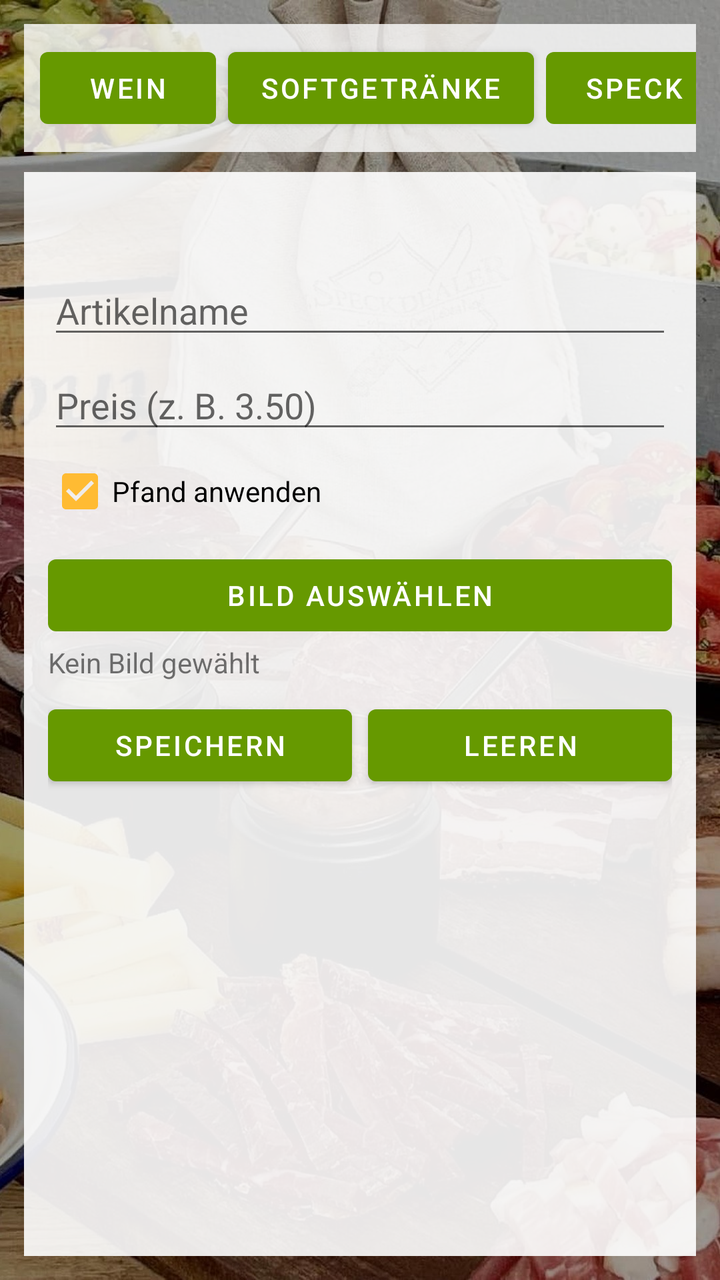
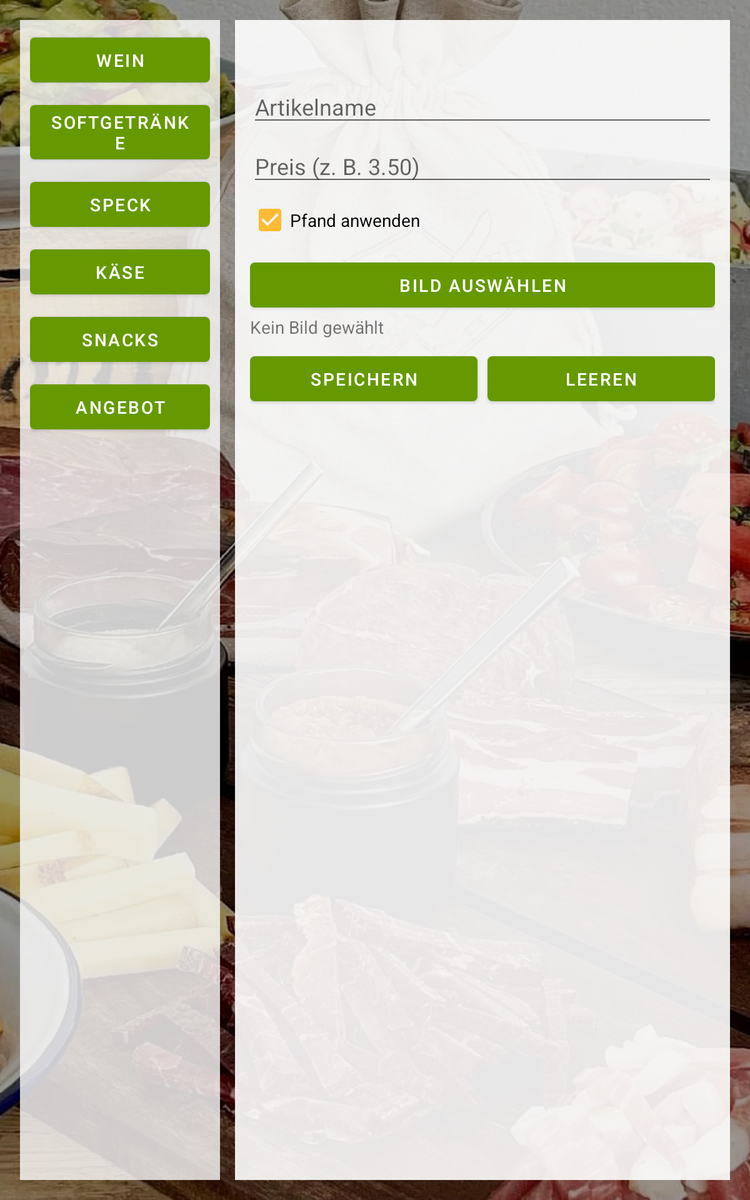

First picture: res/layout/ on a phone held upright. Second picture: the repository's own variant of that layout, on a device whose configuration matches the variant's folder. Source for both follows.
<!-- AndroidManifest.xml: application theme Theme.SpeckdealerApp -->
<!-- res/layout/activity_article_management.xml -->
<?xml version="1.0" encoding="utf-8"?>
<LinearLayout xmlns:android="http://schemas.android.com/apk/res/android"
	android:layout_width="match_parent"
	android:layout_height="match_parent"
	android:background="@drawable/app_background"
	android:orientation="vertical"
	android:padding="12dp">

	<HorizontalScrollView
		android:layout_width="match_parent"
		android:layout_height="wrap_content"
		android:fillViewport="true"
		android:scrollbars="none">

		<LinearLayout
			android:layout_width="wrap_content"
			android:layout_height="wrap_content"
			android:orientation="horizontal"
			android:padding="8dp"
			android:background="#CCFFFFFF">

			<Button
				android:id="@+id/categoryWeinButton"
				android:layout_width="wrap_content"
				android:layout_height="wrap_content"
				android:text="Wein" />

			<Button
				android:id="@+id/categorySoftButton"
				android:layout_width="wrap_content"
				android:layout_height="wrap_content"
				android:layout_marginStart="6dp"
				android:text="Softgetränke" />

			<Button
				android:id="@+id/categorySpeckButton"
				android:layout_width="wrap_content"
				android:layout_height="wrap_content"
				android:layout_marginStart="6dp"
				android:text="Speck" />

			<Button
				android:id="@+id/categoryKaeseButton"
				android:layout_width="wrap_content"
				android:layout_height="wrap_content"
				android:layout_marginStart="6dp"
				android:text="Käse" />

			<Button
				android:id="@+id/categorySnacksButton"
				android:layout_width="wrap_content"
				android:layout_height="wrap_content"
				android:layout_marginStart="6dp"
				android:text="Snacks" />

			<Button
				android:id="@+id/categoryAngebotButton"
				android:layout_width="wrap_content"
				android:layout_height="wrap_content"
				android:layout_marginStart="6dp"
				android:text="Angebot" />

		</LinearLayout>
	</HorizontalScrollView>

	<LinearLayout
		android:layout_width="match_parent"
		android:layout_height="0dp"
		android:layout_marginTop="10dp"
		android:layout_weight="1"
		android:background="#E6FFFFFF"
		android:orientation="vertical"
		android:padding="12dp">

		<androidx.core.widget.NestedScrollView
			android:layout_width="match_parent"
			android:layout_height="match_parent"
			android:fillViewport="true">

			<LinearLayout
				android:layout_width="match_parent"
				android:layout_height="wrap_content"
				android:orientation="vertical">

				<TextView
					android:id="@+id/selectedCategoryTitle"
					android:layout_width="match_parent"
					android:layout_height="wrap_content"
					android:textStyle="bold" />

				<androidx.recyclerview.widget.RecyclerView
					android:id="@+id/articleRecyclerView"
					android:layout_width="match_parent"
					android:layout_height="wrap_content"
					android:layout_marginTop="8dp"
					android:nestedScrollingEnabled="false" />

				<EditText
					android:id="@+id/articleNameInput"
					android:layout_width="match_parent"
					android:layout_height="wrap_content"
					android:layout_marginTop="8dp"
					android:hint="Artikelname" />

				<EditText
						android:id="@+id/articlePriceInput"
						android:layout_width="match_parent"
						android:layout_height="wrap_content"
						android:layout_marginTop="6dp"
						android:hint="Preis (z. B. 3.50)"
						android:inputType="numberDecimal" />

					<TextView
						android:id="@+id/weightPriceHint"
						android:layout_width="match_parent"
						android:layout_height="wrap_content"
						android:layout_marginTop="6dp"
						android:background="#FFF9C4"
						android:padding="8dp"
						android:text="⚖️ Preis wird beim Verkauf nach Gewicht eingegeben"
						android:textSize="13sp"
						android:visibility="gone" />

				<LinearLayout
					android:id="@+id/wineOptionsContainer"
					android:layout_width="match_parent"
					android:layout_height="wrap_content"
					android:orientation="vertical"
					android:visibility="gone">

					<CheckBox
						android:id="@+id/wineGlassDepositCheckbox"
						android:layout_width="match_parent"
						android:layout_height="wrap_content"
						android:text="Glaspfand anwenden" />

					<CheckBox
						android:id="@+id/wineBottleDepositCheckbox"
						android:layout_width="match_parent"
						android:layout_height="wrap_content"
						android:text="Flaschenpfand anwenden" />

				</LinearLayout>

				<CheckBox
					android:id="@+id/depositApplicableCheckbox"
					android:layout_width="match_parent"
					android:layout_height="wrap_content"
					android:checked="true"
					android:text="Pfand anwenden" />

				<CheckBox
					android:id="@+id/glassDepositOptionalCheckbox"
					android:layout_width="match_parent"
					android:layout_height="wrap_content"
					android:text="Glaspfand (statt Flaschenpfand)"
					android:visibility="gone" />

				
				<LinearLayout
					android:id="@+id/snackSizeContainer"
					android:layout_width="match_parent"
					android:layout_height="wrap_content"
					android:orientation="vertical"
					android:visibility="gone">

					<TextView
						android:layout_width="match_parent"
						android:layout_height="wrap_content"
						android:id="@+id/snackSizeLabel"
						android:text="Teller-Größen"
						android:textStyle="bold"
						android:paddingTop="8dp"
						android:paddingBottom="4dp" />

					<CheckBox
						android:id="@+id/hasLargeCheckbox"
						android:layout_width="match_parent"
						android:layout_height="wrap_content"
						android:text="Groß verfügbar" />

					<EditText
						android:id="@+id/largePriceInput"
						android:layout_width="match_parent"
						android:layout_height="wrap_content"
						android:layout_marginStart="16dp"
						android:hint="Preis Groß (z. B. 8.50)"
						android:inputType="numberDecimal" />

					<CheckBox
						android:id="@+id/hasSmallCheckbox"
						android:layout_width="match_parent"
						android:layout_height="wrap_content"
						android:text="Klein verfügbar" />

					<EditText
						android:id="@+id/smallPriceInput"
						android:layout_width="match_parent"
						android:layout_height="wrap_content"
						android:layout_marginStart="16dp"
						android:hint="Preis Klein (z. B. 5.50)"
						android:inputType="numberDecimal" />

				</LinearLayout>

				<Button
					android:id="@+id/selectImageButton"
					android:layout_width="match_parent"
					android:layout_height="wrap_content"
					android:layout_marginTop="4dp"
					android:text="Bild auswählen" />

				<TextView
					android:id="@+id/selectedImageLabel"
					android:layout_width="match_parent"
					android:layout_height="wrap_content"
					android:text="Kein Bild gewählt" />

				<LinearLayout
					android:layout_width="match_parent"
					android:layout_height="wrap_content"
					android:layout_marginTop="8dp"
					android:orientation="horizontal">

					<Button
						android:id="@+id/saveArticleButton"
						android:layout_width="0dp"
						android:layout_height="wrap_content"
						android:layout_weight="1"
						android:text="Speichern" />

					<Button
						android:id="@+id/clearArticleButton"
						android:layout_width="0dp"
						android:layout_height="wrap_content"
						android:layout_marginStart="8dp"
						android:layout_weight="1"
						android:text="Leeren" />
				</LinearLayout>

			</LinearLayout>
		</androidx.core.widget.NestedScrollView>

	</LinearLayout>

</LinearLayout>
<!-- resources referenced by this layout -->
<resources>
  <!-- drawable app_background (drawable) -->
  <?xml version="1.0" encoding="utf-8"?>
  <layer-list xmlns:android="http://schemas.android.com/apk/res/android">
  	<item>
  		<bitmap
  			android:gravity="fill"
  			android:src="@drawable/speckdealer_bg_dark" />
  	</item>
  </layer-list>
  <style name="Theme.SpeckdealerApp" parent="Theme.MaterialComponents.DayNight.NoActionBar">
  		<item name="colorPrimary">@android:color/holo_green_dark</item>
  		<item name="colorPrimaryVariant">@android:color/holo_green_light</item>
  		<item name="colorSecondary">@android:color/holo_orange_light</item>
  		<item name="android:statusBarColor" tools:targetApi="l">?attr/colorPrimaryVariant</item>
  	</style>
  <!-- drawable speckdealer_bg_dark: jpg bitmap (drawable, 412528 bytes) -->
</resources>
<!-- res/layout-sw600dp/activity_article_management.xml (the repository's variant of the layout above) -->
<!-- drawn on a 7-inch tablet held upright -->
<?xml version="1.0" encoding="utf-8"?>
<LinearLayout xmlns:android="http://schemas.android.com/apk/res/android"
	android:layout_width="match_parent"
	android:layout_height="match_parent"
	android:background="@drawable/app_background"
	android:orientation="horizontal"
	android:padding="16dp">

	<LinearLayout
		android:layout_width="160dp"
		android:layout_height="match_parent"
		android:background="#CCFFFFFF"
		android:orientation="vertical"
		android:padding="8dp">

		<Button
			android:id="@+id/categoryWeinButton"
			android:layout_width="match_parent"
			android:layout_height="wrap_content"
			android:text="Wein" />

		<Button
			android:id="@+id/categorySoftButton"
			android:layout_width="match_parent"
			android:layout_height="wrap_content"
			android:layout_marginTop="6dp"
			android:text="Softgetränke" />

		<Button
			android:id="@+id/categorySpeckButton"
			android:layout_width="match_parent"
			android:layout_height="wrap_content"
			android:layout_marginTop="6dp"
			android:text="Speck" />

		<Button
			android:id="@+id/categoryKaeseButton"
			android:layout_width="match_parent"
			android:layout_height="wrap_content"
			android:layout_marginTop="6dp"
			android:text="Käse" />

		<Button
			android:id="@+id/categorySnacksButton"
			android:layout_width="match_parent"
			android:layout_height="wrap_content"
			android:layout_marginTop="6dp"
			android:text="Snacks" />

		<Button
			android:id="@+id/categoryAngebotButton"
			android:layout_width="match_parent"
			android:layout_height="wrap_content"
			android:layout_marginTop="6dp"
			android:text="Angebot" />

	</LinearLayout>

	<LinearLayout
		android:layout_width="0dp"
		android:layout_height="match_parent"
		android:layout_marginStart="12dp"
		android:layout_weight="1"
		android:background="#E6FFFFFF"
		android:orientation="vertical"
		android:padding="12dp">

		<androidx.core.widget.NestedScrollView
			android:layout_width="match_parent"
			android:layout_height="match_parent"
			android:fillViewport="true">

			<LinearLayout
				android:layout_width="match_parent"
				android:layout_height="wrap_content"
				android:orientation="vertical">

				<TextView
					android:id="@+id/selectedCategoryTitle"
					android:layout_width="match_parent"
					android:layout_height="wrap_content"
					android:textStyle="bold" />

				<androidx.recyclerview.widget.RecyclerView
					android:id="@+id/articleRecyclerView"
					android:layout_width="match_parent"
					android:layout_height="wrap_content"
					android:layout_marginTop="8dp"
					android:nestedScrollingEnabled="false" />

				<EditText
					android:id="@+id/articleNameInput"
					android:layout_width="match_parent"
					android:layout_height="wrap_content"
					android:layout_marginTop="8dp"
					android:hint="Artikelname" />

				<EditText
						android:id="@+id/articlePriceInput"
						android:layout_width="match_parent"
						android:layout_height="wrap_content"
						android:layout_marginTop="6dp"
						android:hint="Preis (z. B. 3.50)"
						android:inputType="numberDecimal" />

					<TextView
						android:id="@+id/weightPriceHint"
						android:layout_width="match_parent"
						android:layout_height="wrap_content"
						android:layout_marginTop="6dp"
						android:background="#FFF9C4"
						android:padding="8dp"
						android:text="⚖️ Preis wird beim Verkauf nach Gewicht eingegeben"
						android:textSize="13sp"
						android:visibility="gone" />

				<LinearLayout
					android:id="@+id/wineOptionsContainer"
					android:layout_width="match_parent"
					android:layout_height="wrap_content"
					android:orientation="vertical"
					android:visibility="gone">

					<CheckBox
						android:id="@+id/wineGlassDepositCheckbox"
						android:layout_width="match_parent"
						android:layout_height="wrap_content"
						android:text="Glaspfand anwenden" />

					<CheckBox
						android:id="@+id/wineBottleDepositCheckbox"
						android:layout_width="match_parent"
						android:layout_height="wrap_content"
						android:text="Flaschenpfand anwenden" />

				</LinearLayout>

				<CheckBox
					android:id="@+id/depositApplicableCheckbox"
					android:layout_width="match_parent"
					android:layout_height="wrap_content"
					android:checked="true"
					android:text="Pfand anwenden" />

				<CheckBox
					android:id="@+id/glassDepositOptionalCheckbox"
					android:layout_width="match_parent"
					android:layout_height="wrap_content"
					android:text="Glaspfand (statt Flaschenpfand)"
					android:visibility="gone" />

				
				<LinearLayout
					android:id="@+id/snackSizeContainer"
					android:layout_width="match_parent"
					android:layout_height="wrap_content"
					android:orientation="vertical"
					android:visibility="gone">

					<TextView
						android:layout_width="match_parent"
						android:layout_height="wrap_content"
						android:id="@+id/snackSizeLabel"
						android:text="Teller-Größen"
						android:textStyle="bold"
						android:paddingTop="8dp"
						android:paddingBottom="4dp" />

					<CheckBox
						android:id="@+id/hasLargeCheckbox"
						android:layout_width="match_parent"
						android:layout_height="wrap_content"
						android:text="Groß verfügbar" />

					<EditText
						android:id="@+id/largePriceInput"
						android:layout_width="match_parent"
						android:layout_height="wrap_content"
						android:layout_marginStart="16dp"
						android:hint="Preis Groß (z. B. 8.50)"
						android:inputType="numberDecimal" />

					<CheckBox
						android:id="@+id/hasSmallCheckbox"
						android:layout_width="match_parent"
						android:layout_height="wrap_content"
						android:text="Klein verfügbar" />

					<EditText
						android:id="@+id/smallPriceInput"
						android:layout_width="match_parent"
						android:layout_height="wrap_content"
						android:layout_marginStart="16dp"
						android:hint="Preis Klein (z. B. 5.50)"
						android:inputType="numberDecimal" />

				</LinearLayout>

				<Button
					android:id="@+id/selectImageButton"
					android:layout_width="match_parent"
					android:layout_height="wrap_content"
					android:layout_marginTop="4dp"
					android:text="Bild auswählen" />

				<TextView
					android:id="@+id/selectedImageLabel"
					android:layout_width="match_parent"
					android:layout_height="wrap_content"
					android:text="Kein Bild gewählt" />

				<LinearLayout
					android:layout_width="match_parent"
					android:layout_height="wrap_content"
					android:layout_marginTop="8dp"
					android:orientation="horizontal">

					<Button
						android:id="@+id/saveArticleButton"
						android:layout_width="0dp"
						android:layout_height="wrap_content"
						android:layout_weight="1"
						android:text="Speichern" />

					<Button
						android:id="@+id/clearArticleButton"
						android:layout_width="0dp"
						android:layout_height="wrap_content"
						android:layout_marginStart="8dp"
						android:layout_weight="1"
						android:text="Leeren" />
				</LinearLayout>

			</LinearLayout>
		</androidx.core.widget.NestedScrollView>

	</LinearLayout>

</LinearLayout>
